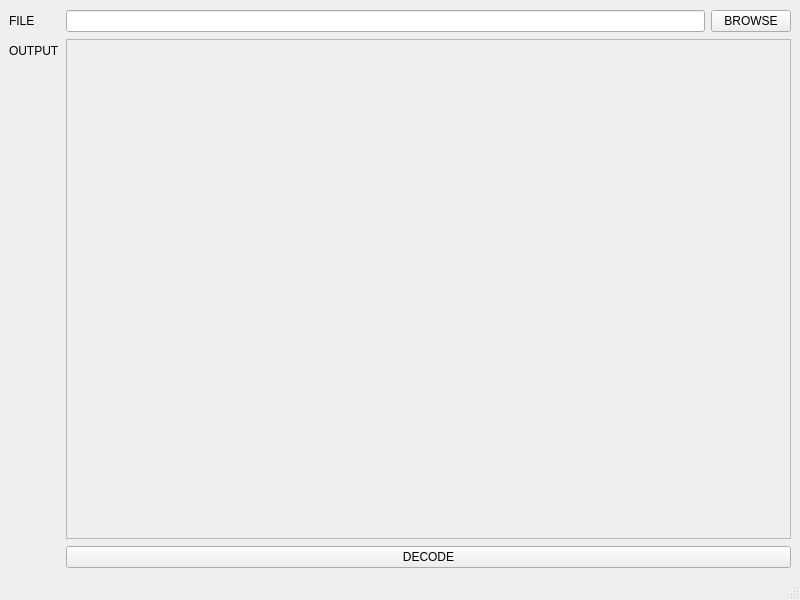
<?xml version="1.0" encoding="UTF-8"?>
<ui version="4.0">
 <class>MainWindow</class>
 <widget class="QMainWindow" name="MainWindow">
  <property name="geometry">
   <rect>
    <x>0</x>
    <y>0</y>
    <width>800</width>
    <height>600</height>
   </rect>
  </property>
  <property name="minimumSize">
   <size>
    <width>800</width>
    <height>600</height>
   </size>
  </property>
  <property name="maximumSize">
   <size>
    <width>800</width>
    <height>600</height>
   </size>
  </property>
  <property name="windowTitle">
   <string>Khmer ASR Demo</string>
  </property>
  <widget class="QWidget" name="centralwidget">
   <property name="enabled">
    <bool>true</bool>
   </property>
   <layout class="QVBoxLayout" name="verticalLayout">
    <item>
     <layout class="QFormLayout" name="formLayout">
      <item row="0" column="0">
       <widget class="QLabel" name="fileLabel">
        <property name="text">
         <string>FILE</string>
        </property>
       </widget>
      </item>
      <item row="0" column="1">
       <layout class="QHBoxLayout" name="horizontalLayout">
        <item>
         <widget class="QLineEdit" name="file_path"/>
        </item>
        <item>
         <widget class="QPushButton" name="btn_browse">
          <property name="text">
           <string>BROWSE</string>
          </property>
         </widget>
        </item>
       </layout>
      </item>
      <item row="1" column="0">
       <widget class="QLabel" name="outputLabel">
        <property name="text">
         <string>OUTPUT</string>
        </property>
       </widget>
      </item>
      <item row="1" column="1">
       <widget class="QPlainTextEdit" name="txt_output">
        <property name="enabled">
         <bool>false</bool>
        </property>
        <property name="minimumSize">
         <size>
          <width>0</width>
          <height>500</height>
         </size>
        </property>
        <property name="maximumSize">
         <size>
          <width>16777215</width>
          <height>500</height>
         </size>
        </property>
       </widget>
      </item>
      <item row="2" column="1">
       <layout class="QHBoxLayout" name="horizontalLayout_2">
        <item>
         <widget class="QPushButton" name="btn_decode">
          <property name="maximumSize">
           <size>
            <width>2000</width>
            <height>16777215</height>
           </size>
          </property>
          <property name="text">
           <string>DECODE</string>
          </property>
         </widget>
        </item>
       </layout>
      </item>
     </layout>
    </item>
   </layout>
  </widget>
  <widget class="QStatusBar" name="statusbar"/>
 </widget>
 <resources/>
 <connections/>
</ui>
